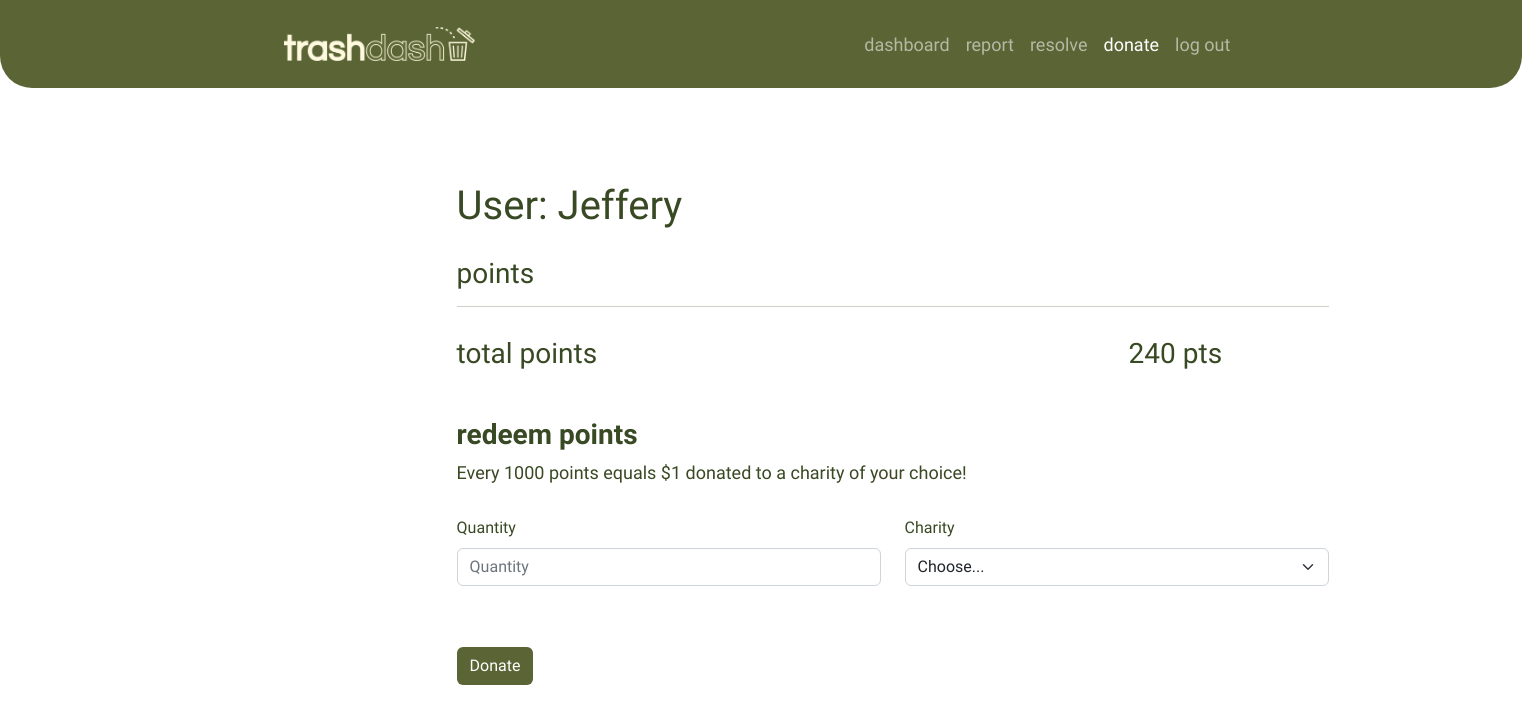
Page /donate (signed in) on the earlier database version.
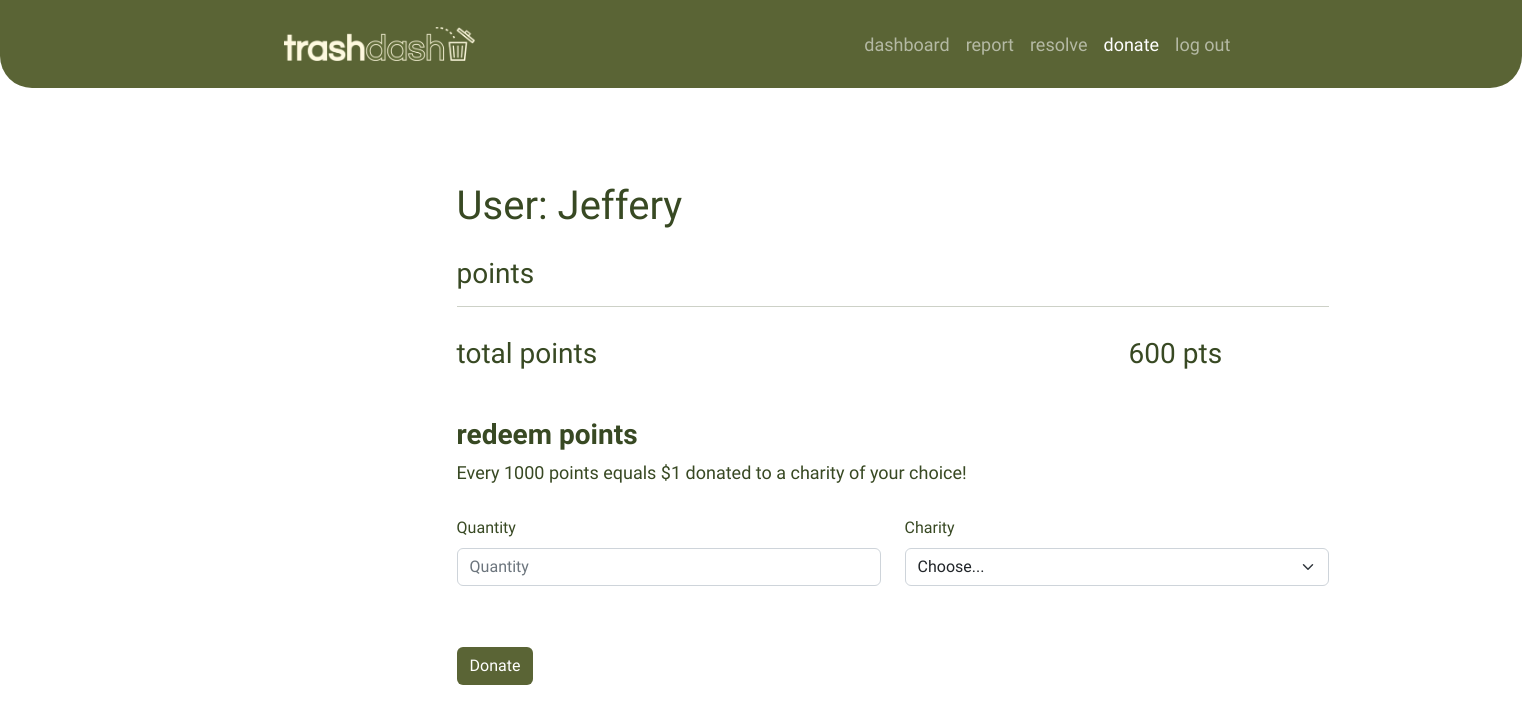
Same page on the later database version.
### website/models.py (models this page shows)
class User(db.Model, UserMixin):
    id = db.Column(db.Integer, primary_key=True)
    email = db.Column(db.String(30), unique=True)
    username = db.Column(db.String(20), unique=True)
    password = db.Column(db.String(20))
    litters_found = db.Column(db.Integer)
    litters_cleaned = db.Column(db.Integer)
    points = db.Column(db.Integer)
    reports = db.relationship('Report', backref="user")

### website/views.py (the view, shortened to what this page needs)
@views.route("/donate", methods=["GET", "POST"])
@login_required
def donate():
    time.sleep(0.1)
    return render_template("donate.html", user=current_user)

### website/__init__.py (called while the page is built)
@login_manager.user_loader
def load_user(id):
    return User.query.get(int(id))

### website/templates/donate.html (shortened to what this page needs)
{% extends "layout.html" %}
{% block content %}
<body>
    <header>
        <nav class="navbar navbar-expand-lg navbar-dark fixed-top bg-primary"
            style="border-bottom-right-radius:2rem !important;border-bottom-left-radius: 2rem !important;">
            <div class="container nav-space">
                <img class="mx-auto justify-content-center" src="/static/images/TrashDashLogo.png" width="20%"
                    height="20%" style="margin-top: 2%;margin-bottom: 2%;cursor:pointer;" alt="TrashDash Logo"
                    onclick="window.location.href='/'">
                <div class="collapse navbar-collapse justify-content-end" id="navbarCollapse">
                    <ul class="nav navbar-nav ">
                        <li class="nav-item">
                            <a class="nav-link" href="/dashboard">dashboard</a>
                        </li>
                        <li class="nav-item">
                            <a class="nav-link" href="/report">report</a>
                        </li>
                        <li class="nav-item">
                            <a class="nav-link" href="/resolve">resolve</a>
                        </li>
                        <li class="nav-item">
                            <a class="nav-link active" href="/donate">donate</a>
                        </li>
                        <li class="nav-item">
                            <a class="nav-link" href="/logout">log out</a>
                        </li>
                    </ul>
                </div>
            </div>
        </nav>
    </header>
    <div class="container body-content" style="margin-left:30%; margin-right:30%">
        <div class="row" style="margin-top: 10%;  margin-bottom: 1%;">
            <h1 style="text-align: left; margin-bottom: 2%;">
                <bold>User: {{ current_user.username }}</bold>
            </h1>
            <div class="col-md-8">
                <h3>
                    <bold>points</bold>
                </h3>
                <hr>
            </div>
        </div>
        <div class="row" style="margin-bottom: 3%;">
            <div class="col-md-6">
                <h3>total points</h3>
            </div>
            <div class="col-md-6">
                <h3>{{ current_user.points }} pts</h3>
            </div>
        </div>
        <div class="row" style="margin-bottom: 1%;">
            <div class="col-md-8">
                <h3><b>redeem points</b></h3>
                <p>Every 1000 points equals $1 donated to a charity of your choice!</p>
            </div>
        </div>
        <form method="POST">
            <div class="row" style="margin-bottom: 1%;">
                <div class="col-md-4">
                    <label for="Quantity" class="form-label">Quantity</label>
                    <input name="Quantity" type="number" class="form-control" id="Quantity" placeholder="Quantity"
                        value="" required>
                </div>
                <div class="col-md-4">
                    <label for="charity" class="form-label">Charity</label>
                    <select class="form-select" id="state">
                        <option value="">Choose...</option>
                    </select>
                </div>
            </div>
            <button type="submit" class="btn btn-default mt-5" id="sendMessage"
                style="text-align: center; margin-top: 10%">Donate</button>
        </form>
    </div>
</body>
</html>
{% endblock content %}

### website/templates/layout.html (shortened to what this page needs)
<!DOCTYPE html>
<html lang="en"
    class=" js flexbox flexboxlegacy canvas canvastext webgl no-touch geolocation postmessage websqldatabase indexeddb hashchange history draganddrop websockets rgba hsla multiplebgs backgroundsize borderimage borderradius boxshadow textshadow opacity cssanimations csscolumns cssgradients cssreflections csstransforms csstransforms3d csstransitions fontface generatedcontent video audio localstorage sessionstorage webworkers no-applicationcache svg inlinesvg smil svgclippaths">
<head>
    <link href="/static/bootstrap.css" rel="stylesheet">
    <link href="/static/Site.css" rel="stylesheet">
    <link rel="stylesheet" href="https://cdn.jsdelivr.net/npm/bootstrap-icons@1.5.0/font/bootstrap-icons.css">
    <link rel="stylesheet" href="https://unpkg.com/leaflet@1.9.2/dist/leaflet.css"
 />
</head>
{% block content %}{% endblock %}

### website/static/Site.css (style rules this page uses)
body { padding-top: 50px; padding-bottom: 20px; font-family: 'Questrial', sans-serif !important; color: rgba(56, 73, 35, 1) !important; background-image: url('https://media.discordapp.net/attachments/759867023885860934/1031193256433831997/unknown.png'); background-repeat: no-repeat; background-size: 100% 150%; height:100%; }
.body-content { padding-left: 15px; padding-right: 15px; }
.nav-space { padding-left: 12%; padding-right: 12%; }
li { font-size: 18px !important; }
input, select, textarea { max-width: 2000px; }
p { font-size: 18px; }
@media screen and (min-width: 768px) { .body-content { padding: 0; } }
.btn-default { background-color: rgba(90, 100, 53, 1) !important; color: rgb(255, 255, 255) !important; }
.bg-primary { background-color:rgba(90, 100, 53, 1) !important; }

Differences in the rows shown:
changed User "Jeffery": points "240" → "600"
